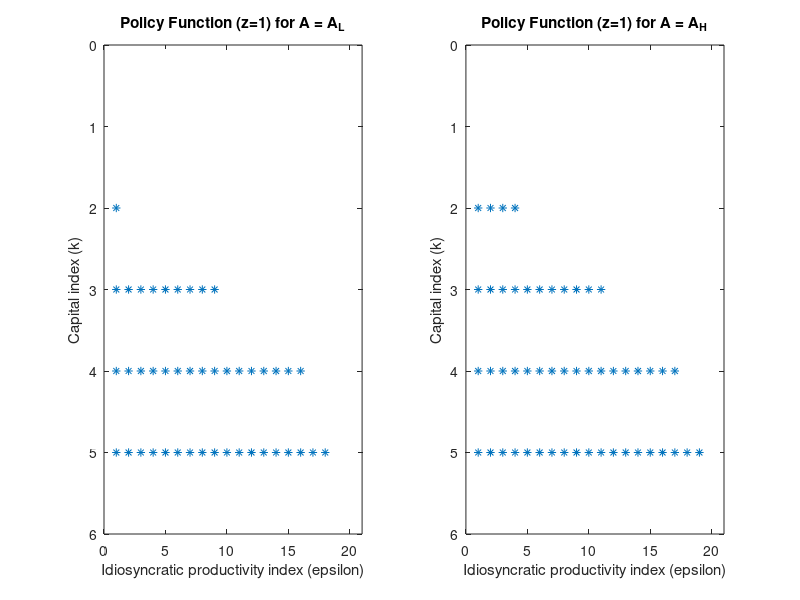
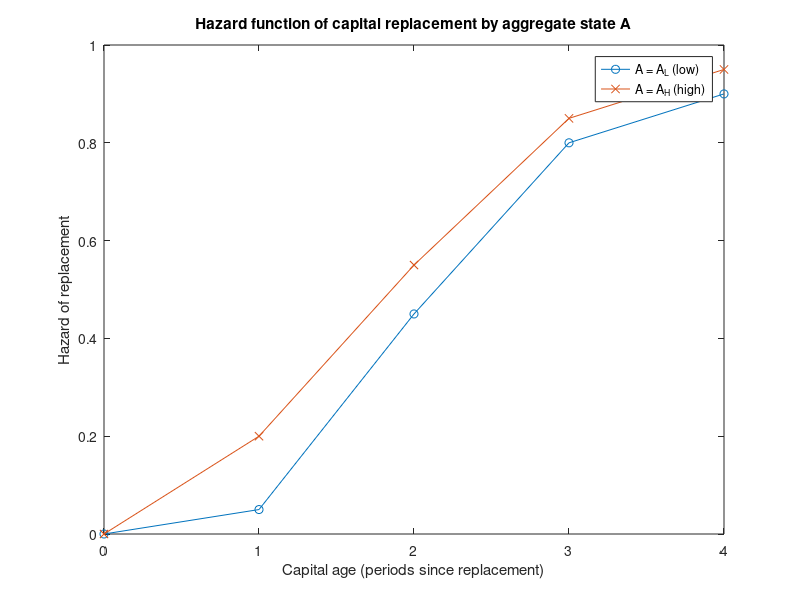
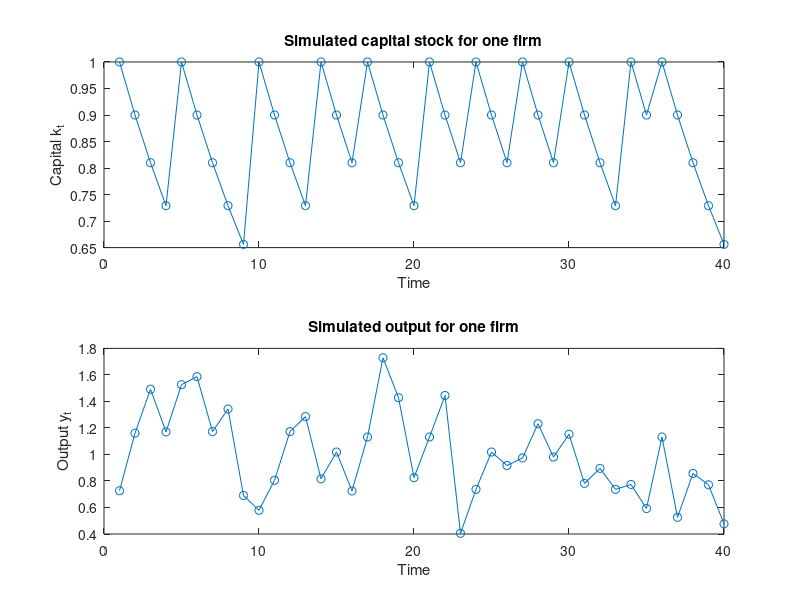
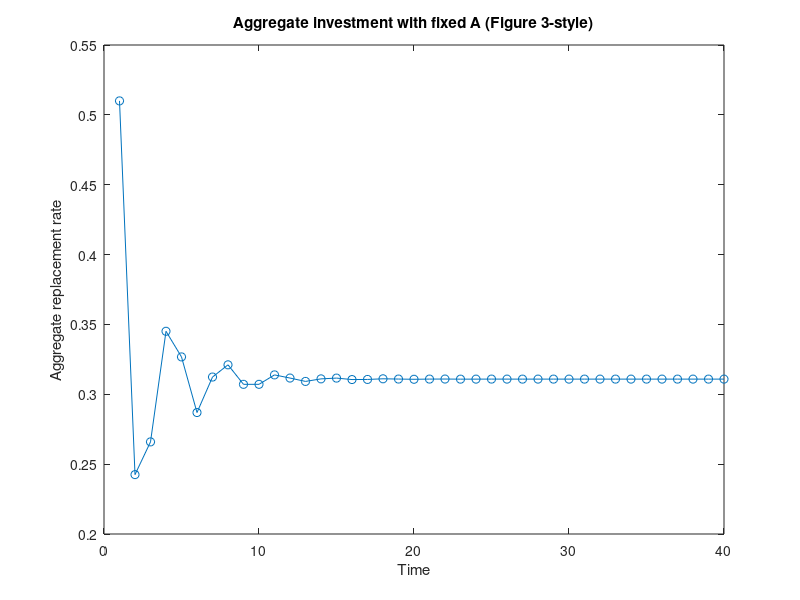

MATLAB code to generate these figures, in order:
%Replication of Cooper (1999)
%Saeed Cherik
%ECO 6363
clear; clc;


beta= 0.9;
lambda= 0.75;
F= 0.2;
delta = 0.1;

AL= 0.75;
AH= 1.25;
A_grid= [AL, AH];
NA= length(A_grid);

P_A= [0.9 0.1;
       0.1 0.9];

eps_min= 0.4;
eps_max= 1.6;
Neps= 20;
eps_grid= linspace(eps_min,eps_max,Neps);

Nk= 50;
k_grid= (1 - delta).^(0:(Nk-1));
k_grid= k_grid';

revenue= zeros(Nk,NA,Neps);



V= zeros(Nk,NA,Neps);

VR= zeros(Nk,NA,Neps);
VNR= zeros(Nk,NA,Neps);
z= zeros(Nk,NA,Neps);

for ik= 1:Nk
    for ia= 1:NA
        for ie= 1:Neps
            revenue(ik,ia,ie)= A_grid(ia) * eps_grid(ie) * k_grid(ik);
        end
    end
end

mu= 1e-6;
max_iter= 1000;
diff= 1;
iter= 0;

while diff > mu && iter < max_iter
    iter= iter + 1;
    
    EV_replace= zeros(NA,1);
    
    for ia= 1:NA
        temp_sum= 0;
        for ja= 1:NA
           
            avg_over_eps= 0;
            for je= 1:Neps
                avg_over_eps= avg_over_eps + V(1,ja,je);
            end
            avg_over_eps= avg_over_eps / Neps;
            
            
            temp_sum= temp_sum + P_A(ia,ja) * avg_over_eps;
        end
        EV_replace(ia)= temp_sum;
    end
    

    EV_norepl= zeros(Nk,NA);
    
    for ik= 1:Nk

        if ik < Nk
            ik_next= ik + 1;
        else
            ik_next= Nk;
        end
        
        for ia= 1:NA
            temp_sum= 0;
            for ja= 1:NA
                
                avg_over_eps= 0;
                for je= 1:Neps
                    avg_over_eps= avg_over_eps + V(ik_next,ja,je);
                end
                avg_over_eps= avg_over_eps / Neps;
                
                temp_sum= temp_sum + P_A(ia,ja) * avg_over_eps;
            end
            EV_norepl(ik,ia)= temp_sum;
        end
    end

    
    new_V= zeros(Nk,NA,Neps);
    
    for ik= 1:Nk
        for ia= 1:NA
            for ie= 1:Neps
                
                current_rev_NR= A_grid(ia) * eps_grid(ie) * k_grid(ik);
                current_rev_R =A_grid(ia) * eps_grid(ie) * lambda * k_grid(ik) - F;
                
                VR(ik,ia,ie) = current_rev_R  + beta * EV_replace(ia);
                VNR(ik,ia,ie)= current_rev_NR + beta * EV_norepl(ik,ia);
                
                if VR(ik,ia,ie) >= VNR(ik,ia,ie)
                    new_V(ik,ia,ie) = VR(ik,ia,ie);
                    z(ik,ia,ie) = 1;
                else
                    new_V(ik,ia,ie) = VNR(ik,ia,ie);
                    z(ik,ia,ie) = 0;
                end
                
            end
        end
    end
     
    diff= max(abs(new_V(:)-V(:)));
    V= new_V;
    
end

always_replace = zeros(Nk,1);

for ik= 1:Nk
    zz= reshape(z(ik,:,:),NA*Neps,1);
    if all(zz == 1)
        always_replace(ik)= 1;
    end
end

cutoff_index= 0;

for ik= Nk:-1:1
    if always_replace(ik) == 1
        cutoff_index= ik;
    else
        if cutoff_index > 0
            break;
        end
    end
end

if cutoff_index == 0
    disp('No clear cut-off found: there is no k where replacement is always chosen.');
else
    fprintf('Cut-off index for capital (always replace at and below this k): %d\n', cutoff_index);
    fprintf('Cut-off capital level k_cut = %f\n', k_grid(cutoff_index));
end

if cutoff_index > 0
    
    Nk_small= cutoff_index;
    k_grid_small= k_grid(1:Nk_small);

    Nk= Nk_small;
    k_grid= k_grid_small;

    revenue= zeros(Nk,NA,Neps);
    V= zeros(Nk,NA,Neps);
    VR= zeros(Nk,NA,Neps);
    VNR= zeros(Nk,NA,Neps);
    z= zeros(Nk,NA,Neps);

    for ik= 1:Nk
        for ia= 1:NA
            for ie= 1:Neps
                revenue(ik,ia,ie)= A_grid(ia) * eps_grid(ie) * k_grid(ik);
            end
        end
    end

    diff= 1;
    iter= 0;
    max_iter= 1000;

    while diff > mu && iter < max_iter
        iter = iter + 1;

        EV_replace= zeros(NA,1);
        for ia= 1:NA
            temp_sum= 0;
            for ja= 1:NA
                avg_over_eps= 0;
                for je= 1:Neps
                    avg_over_eps = avg_over_eps + V(1,ja,je);
                end
                avg_over_eps= avg_over_eps / Neps;
                temp_sum= temp_sum + P_A(ia,ja) * avg_over_eps;
            end
            EV_replace(ia)= temp_sum;
        end

        EV_norepl= zeros(Nk,NA);
        for ik = 1:Nk
            if ik < Nk
                ik_next= ik + 1;
            else
                ik_next= Nk;
            end
            for ia= 1:NA
                temp_sum= 0;
                for ja= 1:NA
                    avg_over_eps= 0;
                    for je= 1:Neps
                        avg_over_eps = avg_over_eps + V(ik_next,ja,je);
                    end
                    avg_over_eps= avg_over_eps / Neps;
                    temp_sum= temp_sum + P_A(ia,ja) * avg_over_eps;
                end
                EV_norepl(ik,ia)= temp_sum;
            end
        end

        new_V= zeros(Nk,NA,Neps);

        for ik= 1:Nk
            for ia= 1:NA
                for ie= 1:Neps

                    current_rev_NR= A_grid(ia) * eps_grid(ie) * k_grid(ik);
                    current_rev_R= A_grid(ia) * eps_grid(ie) * lambda * k_grid(ik) - F;

                    VR(ik,ia,ie)= current_rev_R  + beta * EV_replace(ia);
                    VNR(ik,ia,ie)= current_rev_NR + beta * EV_norepl(ik,ia);

                    if VR(ik,ia,ie) >= VNR(ik,ia,ie)
                        new_V(ik,ia,ie) = VR(ik,ia,ie);
                        z(ik,ia,ie) = 1;
                    else
                        new_V(ik,ia,ie) = VNR(ik,ia,ie);
                        z(ik,ia,ie) = 0;
                    end

                end
            end
        end

        diff= max(abs(new_V(:) - V(:)));
        V= new_V;
    end

    fprintf('Finished VFI with reduced k-grid: Nk = %d\n', Nk);

end



figure;

subplot(1,2,1);
ia= 1;
z_low= squeeze(z(:,ia, :));

spy(z_low);
title('Policy Function (z=1) for A = A_L');
xlabel('Idiosyncratic productivity index (epsilon)');
ylabel('Capital index (k)');

subplot(1,2,2);
ia= 2;
z_high= squeeze(z(:,ia, :));

spy(z_high);
title('Policy Function (z=1) for A = A_H');
xlabel('Idiosyncratic productivity index (epsilon)');
ylabel('Capital index (k)');


hazard= zeros(Nk,NA);

for ik= 1:Nk
    for ia= 1:NA

        sum_z = 0;
        for ie= 1:Neps
            sum_z = sum_z + z(ik,ia,ie);
        end
        hazard(ik,ia) = sum_z / Neps;
    end
end

age_vec= (0:(Nk-1))';

figure;
plot(age_vec,hazard(:,1), 'o-');
hold on;
plot(age_vec,hazard(:,2), 'x-');
hold off;

xlabel('Capital age (periods since replacement)');
ylabel('Hazard of replacement');
title('Hazard function of capital replacement by aggregate state A');
legend('A = A_L (low)', 'A = A_H (high)', 'Location', 'best');

T= 40;

A_index= zeros(T+1,1);
eps_index= zeros(T+1,1);

k_series= zeros(T+1,1);
A_series= zeros(T+1,1);
 eps_series= zeros(T+1,1);
y_series= zeros(T,1);

k_index(1)= 1;
A_index(1)= 1;
eps_index(1)= ceil(Neps/2);

k_series(1)= k_grid(k_index(1));
A_series(1)= A_grid(A_index(1));
eps_series(1)= eps_grid(eps_index(1));

for t= 1:T
    
    ik= k_index(t);
    ia= A_index(t);
    ie= eps_index(t);
    
    k_t= k_grid(ik);
    A_t= A_grid(ia);
    eps_t= eps_grid(ie);
    

    y_series(t)= A_t * eps_t * k_t;
    
    z_t = z(ik,ia,ie);

    if z_t == 1
        k_index(t+1) = 1;
    else
        
        if ik < Nk
            k_index(t+1) = ik + 1;
        else
            k_index(t+1) = Nk;
        end
    end
    
    k_series(t+1)= k_grid(k_index(t+1));
    
    if t < T+1
        u= rand;
        curA= A_index(t);
        
        if u <= P_A(curA,1)
            A_index(t+1) = 1;
        else
            A_index(t+1) = 2;
        end
        
        A_series(t+1) = A_grid(A_index(t+1));
    end
    
    if t < T+1
        eps_index(t+1) = randi(Neps);
        eps_series(t+1) = eps_grid(eps_index(t+1));
    end
    
end

time_vec = 1:T;

figure;
subplot(2,1,1);
plot(time_vec, k_series(1:T), '-o');
xlabel('Time');
ylabel('Capital k_t');
title('Simulated capital stock for one firm');

subplot(2,1,2);
plot(time_vec, y_series, '-o');
xlabel('Time');
ylabel('Output y_t');
title('Simulated output for one firm');


ia_fixed= 2; 

h= hazard(:, ia_fixed);

dist_k= ones(Nk, 1) / Nk;
T_agg= 40;

I_path= zeros(T_agg, 1);

for t= 1:T_agg
    
    I_path(t) = sum(dist_k .* h);
    
    dist_next = zeros(Nk, 1);
    
    for ik= 1:Nk
        
        mass_here= dist_k(ik);
        
        replacing= mass_here * h(ik);
        
        staying= mass_here * (1 - h(ik));
        
        dist_next(1)= dist_next(1) + replacing;
        
        if ik < Nk
            ik_next= ik + 1;
        else
            ik_next= Nk;
        end
        dist_next(ik_next)= dist_next(ik_next) + staying;
        
    end
    
    dist_next= dist_next / sum(dist_next);
    
    dist_k= dist_next;
end

figure;
plot(1:T_agg, I_path, '-o');
xlabel('Time');
ylabel('Aggregate replacement rate');
title('Aggregate investment with fixed A (Figure 3-style)');

%%Figure 3 results:

% With A fixed, the model already produces lumpy investment at the aggregate level.
% Starting from a uniform distribution of capital ages, the aggregate replacement rate
% adjusts over time as the cross-section of firms moves toward its stationary
% distribution. Even though the hazard of replacement is purely age-dependent (given A),
% the interaction between the age profile of capital and the replacement rule generates
% spikes in aggregate investment when many firms hit the replacement region around the
% same time.
%
% In the long run, the aggregate replacement rate settles down to a stationary level:
% the flow of firms replacing each period stabilizes because the cross-sectional
% distribution of capital ages has converged. This shows that non-convex adjustment
% costs and (S,s)-type behavior can create aggregate lumpy investment even when the
% aggregate state A is constant and there are no aggregate shocks.



T_agg_MC = 200;

I_path_MC= zeros(T_agg_MC,1);
A_index_MC= zeros(T_agg_MC,1);
A_series_MC= zeros(T_agg_MC,1);

 



dist_k= ones(Nk, 1) / Nk;

A_index_MC(1)= 1;
A_series_MC(1)= A_grid(A_index_MC(1));

for t= 1:T_agg_MC
    
    ia= A_index_MC(t);
    h_t = hazard(:,ia);
    
   
    I_path_MC(t)= sum(dist_k .* h_t);
    
    dist_next= zeros(Nk, 1);
    
    for ik= 1:Nk
        
        mass_here= dist_k(ik);
        
        replacing= mass_here * h_t(ik);
        
        staying=mass_here * (1 - h_t(ik));
        
        dist_next(1)= dist_next(1) + replacing;
        
        if ik < Nk
            ik_next= ik + 1;
        else
            ik_next= Nk;
        end
        dist_next(ik_next)= dist_next(ik_next) + staying;
        
    end
    
    
    dist_next= dist_next / sum(dist_next);
    dist_k= dist_next;
    
    if t < T_agg_MC
        u= rand;
        curA= A_index_MC(t);
        
        if u <= P_A(curA, 1)
            A_index_MC(t+1)= 1;
        else
            A_index_MC(t+1)= 2;
        end
        
        A_series_MC(t+1)= A_grid(A_index_MC(t+1));
    end
    
end

figure;

subplot(2,1,1);
plot(1:T_agg_MC, I_path_MC, '-');
xlabel('Time');
ylabel('Aggregate replacement rate');
title('Aggregate investment with Markov A (Figure 4-style)');

subplot(2,1,2);
stairs(1:T_agg_MC, A_series_MC, '-');
xlabel('Time');
ylabel('Aggregate productivity A_t');
title('Aggregate state over time');
%% Figure results:

% When A follows the Markov process, the hazard of replacement becomes state-dependent:
% for a given capital age, the probability of replacement depends on whether A is high
% or low. In the simulation, this makes the aggregate replacement rate comove with the
% aggregate state: investment tends to be different in high-A vs low-A periods.
%
% The interaction of (i) the time-varying hazard (through A) and (ii) the evolving
% cross-sectional distribution of capital ages generates fluctuations in aggregate
% investment that are both uneven and history-dependent. Depending on the current
% distribution of ages, a shift in A can trigger a wave of replacements or have only
% a modest effect. This matches the idea in Cooper, Haltiwanger, and Power (1999)
% that aggregate investment can show large "lumps and bumps" even when the underlying
% shocks are relatively simple.
%
% Overall, the model implies that firm investment behavior is highly non-smooth at
% both the micro and macro level. At the firm level, machines are kept in place for
% several periods and then replaced in a discrete jump when the state hits the
% replacement region. At the aggregate level, the timing and size of investment spikes
% depend on the joint distribution of capital ages and the history of aggregate shocks.
